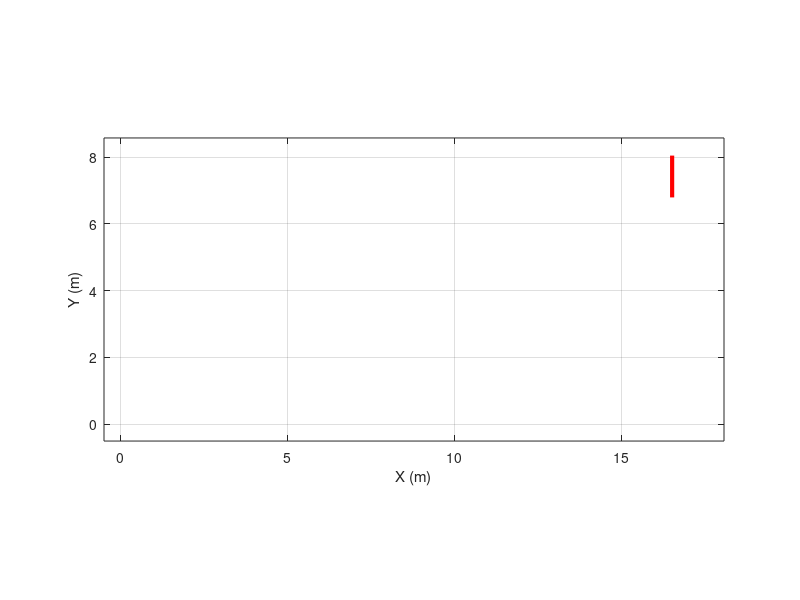

Here is the MATLAB script that generated this plot:
% Field Size 317 in. x 691 in.
field_width = 317.69 * 0.0254;
field_length = 691.22 * 0.0254;

% Field
plot([0 0]*0.0254,[0 317.69]*0.0254,'k','LineWidth',3)
plot([0 651.22]*0.0254,[0 0]*0.0254,'k','LineWidth',3)
plot([0 651.22]*0.0254,[317.69 317.69]*0.0254,'k','LineWidth',3)
plot([651.22, 651.22]*0.0254,[0 317.69]*0.0254,'k','LineWidth',3)
plot([325.61 325.61]*0.0254,[0 317.69]*0.0254,'k','LineWidth',1, 'LineStyle','--')
%Hub
plot([156.61 156.61+47]*0.0254,[317.69-65.65-73 317.69-65.65-73]*0.0254, 'b', 'LineWidth', 1)
plot([156.61 156.61+47]*0.0254,[317.69-65.65-73-47 317.69-65.65-73-47]*0.0254, 'b', 'LineWidth', 1)
plot([156.61+47 156.61+47]*0.0254,[317.69-65.65-73 317.69-65.65-73-47]*0.0254, 'b', 'LineWidth', 1)
plot([156.61 156.61]*0.0254,[317.69-65.65-73 317.69-65.65-73-47]*0.0254, 'b', 'LineWidth', 1)
plot([651.22-156.61 651.22-156.61-47]*0.0254,[317.69-65.65-73 317.69-65.65-73]*0.0254, 'r', 'LineWidth', 1)
plot([651.22-156.61 651.22-156.61-47]*0.0254,[317.69-65.65-73-47 317.69-65.65-73-47]*0.0254, 'r', 'LineWidth', 1)
plot([651.22-156.61-47 651.22-156.61-47]*0.0254,[317.69-65.65-73 317.69-65.65-73-47]*0.0254, 'r', 'LineWidth', 1)
plot([651.22-156.61 651.22-156.61]*0.0254,[317.69-65.65-73 317.69-65.65-73-47]*0.0254, 'r', 'LineWidth', 1)
%Trench + Bump
plot([156.61 156.61+44.40]*0.0254,[317.69-65.65-73 317.69-65.65-73]*0.0254, 'b', 'LineWidth', 1)
plot([156.61+22.2 156.61+22.2]*0.0254,[317.69 317.69-65.65]*0.0254, 'b', 'LineWidth', 1)
plot([156.61+22.2 156.61+22.2]*0.0254,[0. 325.61]*0.0254, 'b', 'LineWidth', 1)
plot([156.61 156.61+44.40]*0.0254,[317.69-65.65 317.69-65.65]*0.0254, 'b', 'LineWidth', 1)
plot([156.61 156.61+44.40]*0.0254,[65.65 65.65]*0.0254, 'b', 'LineWidth', 1)
plot([651.22-156.61 651.22-156.61-44.40]*0.0254,[317.69-65.65-73 317.69-65.65-73]*0.0254, 'r', 'LineWidth', 1)
plot([651.22-156.61-22.2 651.22-156.61-22.2]*0.0254,[317.69 317.69-65.65]*0.0254, 'r', 'LineWidth', 1)
plot([651.22-156.61-22.2 651.22-156.61-22.2]*0.0254,[0. 325.61]*0.0254, 'r', 'LineWidth', 1)
plot([651.22-156.61 651.22-156.61-44.40]*0.0254,[317.69-65.65 317.69-65.65]*0.0254, 'r', 'LineWidth', 1)
plot([651.22-156.61 651.22-156.61-44.40]*0.0254,[65.65 65.65]*0.0254, 'r', 'LineWidth', 1)
% Climber
plot([40+3.510 40+3.510]*0.0254,[26.62+121.24+23.5 26.62+121.24-23.5]*0.0254, 'b', 'LineWidth', 1)
plot([0 40+3.510]*0.0254,[26.62+121.24+23.5 26.62+121.24+23.5]*0.0254, 'b', 'LineWidth', 1)
plot([0 40+3.510]*0.0254,[26.62+121.24-23.5 26.62+121.24-23.5]*0.0254, 'b', 'LineWidth', 1)
plot([650.12-40-3.510 650.12-40-3.510]*0.0254,[82.42+87.46-23.5 82.42+87.46+23.5]*0.0254, 'r', 'LineWidth', 1)
plot([650.12 650.12-40-3.510]*0.0254,[82.42+87.46-23.5 82.42+87.46-23.5]*0.0254, 'r', 'LineWidth', 1)
plot([650.12 650.12-40-3.510]*0.0254,[82.42+87.46+23.5 82.42+87.46+23.5]*0.0254, 'r', 'LineWidth', 1)
% Depot
plot([27 27]*0.0254,[158.84+75.93-21 158.84+75.93+21]*0.0254, 'b', 'LineWidth', 1)
plot([0 27]*0.0254,[158.84+75.93+21 158.84+75.93+21]*0.0254, 'b', 'LineWidth', 1)
plot([0 27]*0.0254,[158.84+75.93-21 158.84+75.93-21]*0.0254, 'b', 'LineWidth', 1)
plot([650.12-27 650.12-27]*0.0254,[158.84-75.93-21 158.84-75.93+21]*0.0254, 'r', 'LineWidth', 1)
plot([650.12 650.12-27]*0.0254,[158.84-75.93+21 158.84-75.93+21]*0.0254, 'r', 'LineWidth', 1)
plot([650.12 650.12-27]*0.0254,[158.84-75.93-21 158.84-75.93-21]*0.0254, 'r', 'LineWidth', 1)
% Human Player
plot([0 0]*0.0254,[0 49.32]*0.0254, 'b', 'LineWidth', 3)
plot([650.12 650.12]*0.0254,[316.69 316.69-49.32]*0.0254, 'r', 'LineWidth', 3)



axis([-20*0.0254, (297.7*2+95.9+20)*0.0254, -20*0.0254, (317.5+20)*0.0254])

axis equal

axis equal
grid on
xlabel('X (m)')
ylabel('Y (m)')
